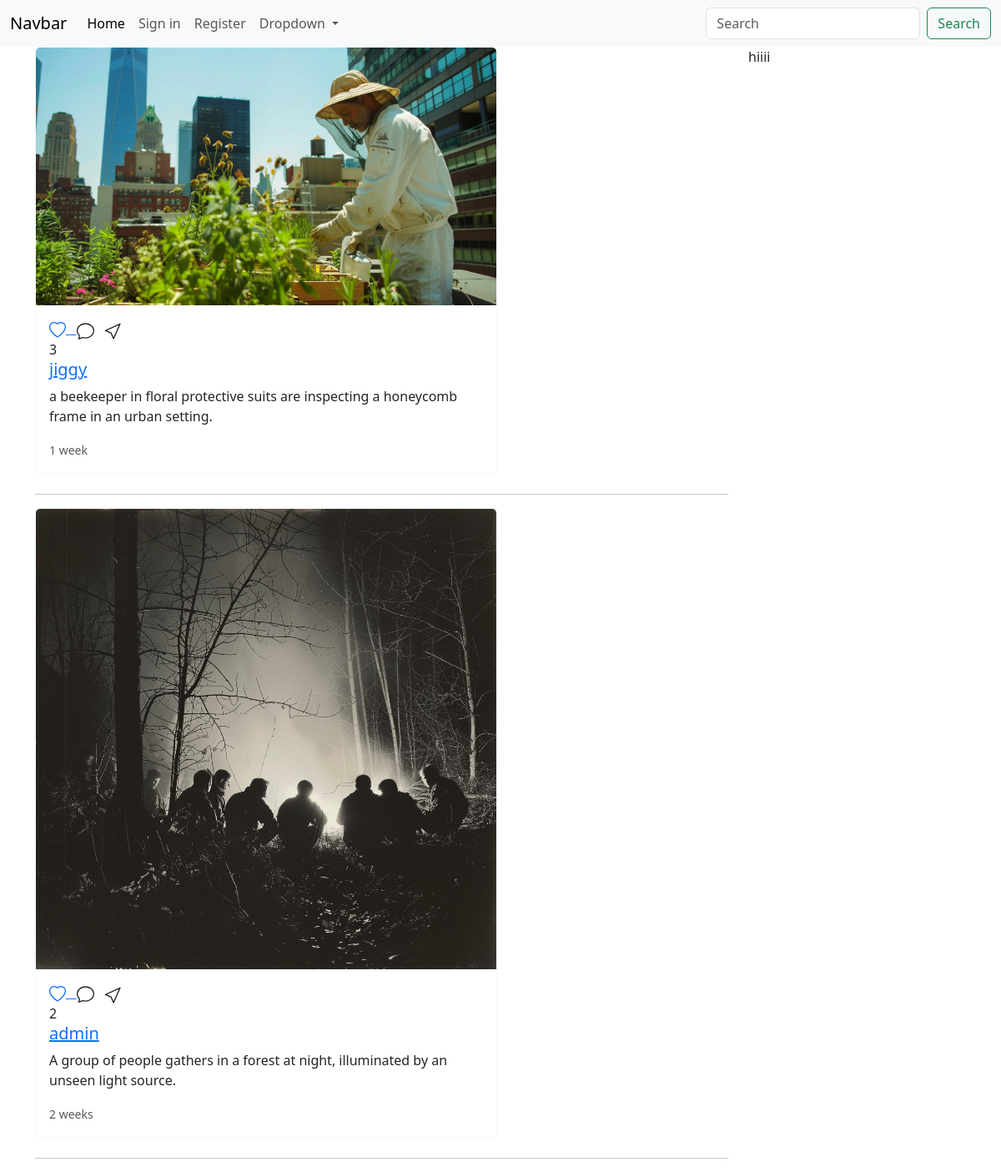
The page / on the database its author committed.
### main/models.py (models this page shows, shortened)
class Post(models.Model):
    user = models.ForeignKey(User,on_delete=models.CASCADE)
    image = models.ImageField(upload_to='posts/')
    caption = models.TextField(blank=True)
    create_at = models.DateTimeField(auto_now_add=True)
    likes = models.IntegerField(default=0)

### main/views.py (the view)
# urls.py: 2. Add a URL to urlpatterns:  path('', views.home, name='home')
def home(request):
    posts = Post.objects.all().order_by('-create_at')
    context = {"posts":posts}
    return render(request,'home.html',context)

### templates/home.html (shortened to what this page needs)
{% extends 'partial/main.html' %}
{% load static %}
{% block content %}
<div class="container">
    <div class="row">
        <div class="col-9">
            {% for post in posts%}
            <div class="card col-sm-8 mb-4 card border-light">
                <a href="{% url 'post_detail' post.id %}"><img src="{{post.image.url}}" class="card-img-top" alt="..."></a>
                <div class="card-body">
                    <div class="run">
                        <a href="{% url 'like_detail' post.id %}">
                        </a>
                    </div>
                    {{post.likes}}
                <a href="{% url 'profile' post.user.id %}"><h5 class="card-title">{{post.user}}</h5> </a>
                <p class="card-text">{{post.caption}}</p>
                <p class="card-text"><small class="text-body-secondary">{{post.create_at|timesince}}</small></p>
                </div>
            </div>
            <hr>
            {% endfor %}
        </div>
        <div class="col-3">
            hiiii
        </div>
    </div>
</div>
{% endblock %}

### rows shown on the page
Post: image (picture), likes "3", user "jiggy", caption "a beekeeper in floral protective suits are inspecting a honeycomb frame in an urban setting.", create_at "1 week"
Post: image (picture), likes "2", user "admin", caption "A group of people gathers in a forest at night, illuminated by an unseen light source.", create_at "2 weeks"
